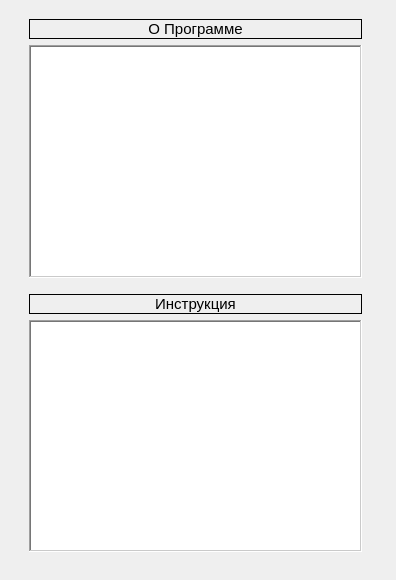
<?xml version="1.0" encoding="UTF-8"?>
<ui version="4.0">
 <class>Form</class>
 <widget class="QWidget" name="Form">
  <property name="geometry">
   <rect>
    <x>0</x>
    <y>0</y>
    <width>396</width>
    <height>580</height>
   </rect>
  </property>
  <property name="windowTitle">
   <string>Form</string>
  </property>
  <widget class="QWidget" name="verticalLayoutWidget">
   <property name="geometry">
    <rect>
     <x>20</x>
     <y>10</y>
     <width>351</width>
     <height>551</height>
    </rect>
   </property>
   <layout class="QVBoxLayout" name="verticalLayout">
    <property name="leftMargin">
     <number>9</number>
    </property>
    <property name="topMargin">
     <number>9</number>
    </property>
    <property name="rightMargin">
     <number>9</number>
    </property>
    <property name="bottomMargin">
     <number>9</number>
    </property>
    <item>
     <widget class="QLabel" name="label_2">
      <property name="font">
       <font>
        <pointsize>11</pointsize>
       </font>
      </property>
      <property name="frameShape">
       <enum>QFrame::Panel</enum>
      </property>
      <property name="text">
       <string>О Программе</string>
      </property>
      <property name="alignment">
       <set>Qt::AlignCenter</set>
      </property>
     </widget>
    </item>
    <item>
     <widget class="QTextBrowser" name="textBrowser_about">
      <property name="font">
       <font>
        <pointsize>12</pointsize>
       </font>
      </property>
      <property name="frameShape">
       <enum>QFrame::WinPanel</enum>
      </property>
      <property name="html">
       <string>&lt;!DOCTYPE HTML PUBLIC &quot;-//W3C//DTD HTML 4.0//EN&quot; &quot;http://www.w3.org/TR/REC-html40/strict.dtd&quot;&gt;
&lt;html&gt;&lt;head&gt;&lt;meta name=&quot;qrichtext&quot; content=&quot;1&quot; /&gt;&lt;style type=&quot;text/css&quot;&gt;
p, li { white-space: pre-wrap; }
&lt;/style&gt;&lt;/head&gt;&lt;body style=&quot; font-family:'MS Shell Dlg 2'; font-size:12pt; font-weight:400; font-style:normal;&quot;&gt;
&lt;p style=&quot;-qt-paragraph-type:empty; margin-top:0px; margin-bottom:0px; margin-left:0px; margin-right:0px; -qt-block-indent:0; text-indent:0px; font-size:8.25pt;&quot;&gt;&lt;br /&gt;&lt;/p&gt;&lt;/body&gt;&lt;/html&gt;</string>
      </property>
     </widget>
    </item>
    <item>
     <spacer name="verticalSpacer">
      <property name="orientation">
       <enum>Qt::Vertical</enum>
      </property>
      <property name="sizeType">
       <enum>QSizePolicy::Fixed</enum>
      </property>
      <property name="sizeHint" stdset="0">
       <size>
        <width>10</width>
        <height>10</height>
       </size>
      </property>
     </spacer>
    </item>
    <item>
     <widget class="QLabel" name="label">
      <property name="font">
       <font>
        <pointsize>11</pointsize>
       </font>
      </property>
      <property name="frameShape">
       <enum>QFrame::Panel</enum>
      </property>
      <property name="text">
       <string>Инструкция</string>
      </property>
      <property name="alignment">
       <set>Qt::AlignCenter</set>
      </property>
     </widget>
    </item>
    <item>
     <widget class="QTextBrowser" name="textBrowser_direction">
      <property name="font">
       <font>
        <pointsize>12</pointsize>
       </font>
      </property>
      <property name="frameShape">
       <enum>QFrame::WinPanel</enum>
      </property>
      <property name="html">
       <string>&lt;!DOCTYPE HTML PUBLIC &quot;-//W3C//DTD HTML 4.0//EN&quot; &quot;http://www.w3.org/TR/REC-html40/strict.dtd&quot;&gt;
&lt;html&gt;&lt;head&gt;&lt;meta name=&quot;qrichtext&quot; content=&quot;1&quot; /&gt;&lt;style type=&quot;text/css&quot;&gt;
p, li { white-space: pre-wrap; }
&lt;/style&gt;&lt;/head&gt;&lt;body style=&quot; font-family:'MS Shell Dlg 2'; font-size:12pt; font-weight:400; font-style:normal;&quot;&gt;
&lt;p style=&quot;-qt-paragraph-type:empty; margin-top:0px; margin-bottom:0px; margin-left:0px; margin-right:0px; -qt-block-indent:0; text-indent:0px; font-size:8.25pt;&quot;&gt;&lt;br /&gt;&lt;/p&gt;&lt;/body&gt;&lt;/html&gt;</string>
      </property>
     </widget>
    </item>
   </layout>
  </widget>
 </widget>
 <resources/>
 <connections/>
</ui>
